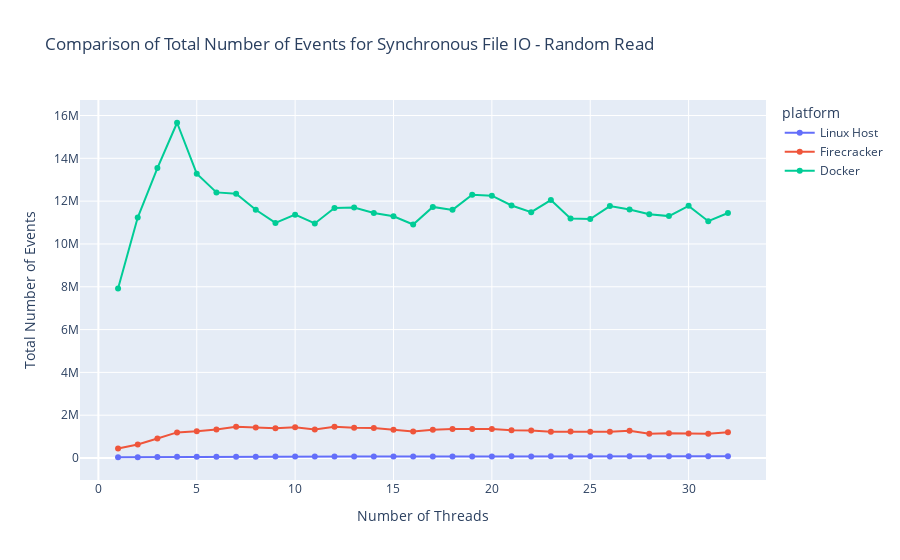

Notebook source saved alongside this figure:
### Code cell
fig1.show()

### Figure 1 — Plotly figure (JSON) as saved in the notebook; plotly's stock layout.template omitted (floating-point values rounded to 4 significant figures)
{"data": [{"hovertemplate": "platform=Linux Host<br>Number of Threads=%{x}<br>Total Number of Events=%{y}<extra></extra>", "legendgroup": "Linux Host", "line": {"color": "#636efa", "dash": "solid"}, "marker": {"symbol": "circle"}, "mode": "lines+markers", "name": "Linux Host", "orientation": "v", "showlegend": true, "type": "scatter", "x": [1, 2, 3, 4, 5, 6, 7, 8, 9, 10, 11, 12, 13, 14, 15, 16, 17, 18, 19, 20, 21, 22, 23, 24, 25, 26, 27, 28, 29, 30, 31, 32], "xaxis": "x", "y": [35509, 40766, 45643, 53667, 57044, 61034, 60920, 62822, 65764, 65771, 68706, 67326, 68996, 67987, 75656, 69865, 74569, 74097, 75111, 74082, 76841, 74892, 78101, 75586, 78996, 75570, 79874, 75102, 80762, 77954, 78481, 77702], "yaxis": "y"}, {"hovertemplate": "platform=Firecracker<br>Number of Threads=%{x}<br>Total Number of Events=%{y}<extra></extra>", "legendgroup": "Firecracker", "line": {"color": "#EF553B", "dash": "solid"}, "marker": {"symbol": "circle"}, "mode": "lines+markers", "name": "Firecracker", "orientation": "v", "showlegend": true, "type": "scatter", "x": [1, 2, 3, 4, 5, 6, 7, 8, 9, 10, 11, 12, 13, 14, 15, 16, 17, 18, 19, 20, 21, 22, 23, 24, 25, 26, 27, 28, 29, 30, 31, 32], "xaxis": "x", "y": [445415, 629166, 913878, 1196174, 1249118, 1335243, 1459358, 1422338, 1393237, 1433101, 1330988, 1463862, 1416117, 1403864, 1322985, 1243715, 1323215, 1357581, 1352270, 1352158, 1298750, 1280685, 1221905, 1233864, 1225279, 1228519, 1276878, 1132624, 1154222, 1139913, 1134757, 1198515], "yaxis": "y"}, {"hovertemplate": "platform=Docker<br>Number of Threads=%{x}<br>Total Number of Events=%{y}<extra></extra>", "legendgroup": "Docker", "line": {"color": "#00cc96", "dash": "solid"}, "marker": {"symbol": "circle"}, "mode": "lines+markers", "name": "Docker", "orientation": "v", "showlegend": true, "type": "scatter", "x": [1, 2, 3, 4, 5, 6, 7, 8, 9, 10, 11, 12, 13, 14, 15, 16, 17, 18, 19, 20, 21, 22, 23, 24, 25, 26, 27, 28, 29, 30, 31, 32], "xaxis": "x", "y": [7917348, 11233865, 13543103, 15661452, 13284577, 12408152, 12349027, 11595275, 10981115, 11368226, 10957850, 11677533, 11698690, 11442484, 11292836, 10907550, 11729452, 11591557, 12300869, 12255838, 11796940, 11485937, 12049455, 11185385, 11164272, 11769247, 11607090, 11384043, 11300380, 11780089, 11063377, 11443679], "yaxis": "y"}], "layout": {"legend": {"title": {"text": "platform"}, "tracegroupgap": 0}, "title": {"text": "Comparison of Total Number of Events for Synchronous File IO - Random Read"}, "xaxis": {"anchor": "y", "domain": [0, 1], "title": {"text": "Number of Threads"}}, "yaxis": {"anchor": "x", "domain": [0, 1], "title": {"text": "Total Number of Events"}}}}
